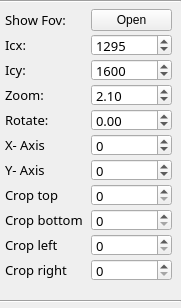
            <widget class="QWidget" name="page_image_6">
             <property name="geometry">
              <rect>
               <x>0</x>
               <y>0</y>
               <width>181</width>
               <height>308</height>
              </rect>
             </property>
             <attribute name="label">
              <string>Image 6</string>
             </attribute>
             <layout class="QVBoxLayout" name="verticalLayout_14">
              <property name="leftMargin">
               <number>0</number>
              </property>
              <property name="topMargin">
               <number>0</number>
              </property>
              <property name="rightMargin">
               <number>0</number>
              </property>
              <property name="bottomMargin">
               <number>5</number>
              </property>
              <item>
               <widget class="Line" name="line_14">
                <property name="frameShadow">
                 <enum>QFrame::Sunken</enum>
                </property>
                <property name="orientation">
                 <enum>Qt::Horizontal</enum>
                </property>
               </widget>
              </item>
              <item>
               <widget class="QFrame" name="frame_controller_8">
                <layout class="QGridLayout" name="gridLayout_17">
                 <property name="leftMargin">
                  <number>5</number>
                 </property>
                 <property name="topMargin">
                  <number>0</number>
                 </property>
                 <property name="horizontalSpacing">
                  <number>5</number>
                 </property>
                 <property name="verticalSpacing">
                  <number>3</number>
                 </property>
                 <item row="5" column="0">
                  <widget class="QLabel" name="label_137">
                   <property name="enabled">
                    <bool>true</bool>
                   </property>
                   <property name="font">
                    <font>
                     <family>Sans Serif</family>
                     <pointsize>10</pointsize>
                    </font>
                   </property>
                   <property name="text">
                    <string>X- Axis</string>
                   </property>
                  </widget>
                 </item>
                 <item row="2" column="1">
                  <widget class="QSpinBox" name="val_icy_image_6">
                   <property name="enabled">
                    <bool>true</bool>
                   </property>
                   <property name="minimumSize">
                    <size>
                     <width>60</width>
                     <height>0</height>
                    </size>
                   </property>
                   <property name="maximumSize">
                    <size>
                     <width>16777215</width>
                     <height>22</height>
                    </size>
                   </property>
                   <property name="font">
                    <font>
                     <family>Sans Serif</family>
                     <pointsize>10</pointsize>
                    </font>
                   </property>
                   <property name="maximum">
                    <number>4000</number>
                   </property>
                   <property name="value">
                    <number>1600</number>
                   </property>
                  </widget>
                 </item>
                 <item row="8" column="1">
                  <widget class="QSpinBox" name="val_crop_bottom_image_6">
                   <property name="minimumSize">
                    <size>
                     <width>60</width>
                     <height>0</height>
                    </size>
                   </property>
                   <property name="maximumSize">
                    <size>
                     <width>16777215</width>
                     <height>22</height>
                    </size>
                   </property>
                   <property name="font">
                    <font>
                     <family>Sans Serif</family>
                     <pointsize>10</pointsize>
                    </font>
                   </property>
                   <property name="maximum">
                    <number>2500</number>
                   </property>
                   <property name="value">
                    <number>0</number>
                   </property>
                  </widget>
                 </item>
                 <item row="4" column="0">
                  <widget class="QLabel" name="label_28">
                   <property name="minimumSize">
                    <size>
                     <width>60</width>
                     <height>0</height>
                    </size>
                   </property>
                   <property name="font">
                    <font>
                     <family>Sans Serif</family>
                     <pointsize>10</pointsize>
                    </font>
                   </property>
                   <property name="text">
                    <string>Rotate: </string>
                   </property>
                  </widget>
                 </item>
                 <item row="3" column="1">
                  <widget class="QDoubleSpinBox" name="val_zoom_image_6">
                   <property name="minimumSize">
                    <size>
                     <width>60</width>
                     <height>0</height>
                    </size>
                   </property>
                   <property name="maximumSize">
                    <size>
                     <width>16777215</width>
                     <height>22</height>
                    </size>
                   </property>
                   <property name="font">
                    <font>
                     <family>Sans Serif</family>
                     <pointsize>10</pointsize>
                    </font>
                   </property>
                   <property name="decimals">
                    <number>2</number>
                   </property>
                   <property name="minimum">
                    <double>1.000000000000000</double>
                   </property>
                   <property name="maximum">
                    <double>14.000000000000000</double>
                   </property>
                   <property name="singleStep">
                    <double>0.050000000000000</double>
                   </property>
                   <property name="value">
                    <double>2.100000000000000</double>
                   </property>
                  </widget>
                 </item>
                 <item row="9" column="0">
                  <widget class="QLabel" name="label_138">
                   <property name="font">
                    <font>
                     <family>Sans Serif</family>
                     <pointsize>10</pointsize>
                    </font>
                   </property>
                   <property name="text">
                    <string>Crop left</string>
                   </property>
                  </widget>
                 </item>
                 <item row="1" column="1">
                  <widget class="QSpinBox" name="val_icx_image_6">
                   <property name="enabled">
                    <bool>true</bool>
                   </property>
                   <property name="minimumSize">
                    <size>
                     <width>60</width>
                     <height>0</height>
                    </size>
                   </property>
                   <property name="maximumSize">
                    <size>
                     <width>16777215</width>
                     <height>22</height>
                    </size>
                   </property>
                   <property name="font">
                    <font>
                     <family>Sans Serif</family>
                     <pointsize>10</pointsize>
                    </font>
                   </property>
                   <property name="maximum">
                    <number>4000</number>
                   </property>
                   <property name="value">
                    <number>1295</number>
                   </property>
                  </widget>
                 </item>
                 <item row="4" column="1">
                  <widget class="QDoubleSpinBox" name="val_rotate_image_6">
                   <property name="enabled">
                    <bool>true</bool>
                   </property>
                   <property name="minimumSize">
                    <size>
                     <width>50</width>
                     <height>0</height>
                    </size>
                   </property>
                   <property name="maximumSize">
                    <size>
                     <width>16777215</width>
                     <height>22</height>
                    </size>
                   </property>
                   <property name="font">
                    <font>
                     <family>Sans Serif</family>
                     <pointsize>10</pointsize>
                    </font>
                   </property>
                   <property name="minimum">
                    <double>-180.000000000000000</double>
                   </property>
                   <property name="maximum">
                    <double>180.000000000000000</double>
                   </property>
                   <property name="singleStep">
                    <double>0.100000000000000</double>
                   </property>
                  </widget>
                 </item>
                 <item row="5" column="1">
                  <widget class="QSpinBox" name="val_coordinate_x_image_6">
                   <property name="enabled">
                    <bool>true</bool>
                   </property>
                   <property name="minimumSize">
                    <size>
                     <width>50</width>
                     <height>0</height>
                    </size>
                   </property>
                   <property name="maximumSize">
                    <size>
                     <width>16777215</width>
                     <height>22</height>
                    </size>
                   </property>
                   <property name="font">
                    <font>
                     <family>Sans Serif</family>
                     <pointsize>10</pointsize>
                    </font>
                   </property>
                   <property name="minimum">
                    <number>-10000</number>
                   </property>
                   <property name="maximum">
                    <number>10000</number>
                   </property>
                   <property name="value">
                    <number>0</number>
                   </property>
                  </widget>
                 </item>
                 <item row="6" column="0">
                  <widget class="QLabel" name="label_139">
                   <property name="enabled">
                    <bool>true</bool>
                   </property>
                   <property name="font">
                    <font>
                     <family>Sans Serif</family>
                     <pointsize>10</pointsize>
                    </font>
                   </property>
                   <property name="text">
                    <string>Y- Axis</string>
                   </property>
                  </widget>
                 </item>
                 <item row="1" column="0">
                  <widget class="QLabel" name="label_140">
                   <property name="minimumSize">
                    <size>
                     <width>60</width>
                     <height>0</height>
                    </size>
                   </property>
                   <property name="font">
                    <font>
                     <family>Sans Serif</family>
                     <pointsize>10</pointsize>
                    </font>
                   </property>
                   <property name="text">
                    <string>Icx:</string>
                   </property>
                  </widget>
                 </item>
                 <item row="7" column="1">
                  <widget class="QSpinBox" name="val_crop_top_image_6">
                   <property name="minimumSize">
                    <size>
                     <width>60</width>
                     <height>0</height>
                    </size>
                   </property>
                   <property name="maximumSize">
                    <size>
                     <width>16777215</width>
                     <height>22</height>
                    </size>
                   </property>
                   <property name="font">
                    <font>
                     <family>Sans Serif</family>
                     <pointsize>10</pointsize>
                    </font>
                   </property>
                   <property name="maximum">
                    <number>2500</number>
                   </property>
                   <property name="value">
                    <number>0</number>
                   </property>
                  </widget>
                 </item>
                 <item row="3" column="0">
                  <widget class="QLabel" name="label_141">
                   <property name="minimumSize">
                    <size>
                     <width>80</width>
                     <height>0</height>
                    </size>
                   </property>
                   <property name="font">
                    <font>
                     <family>Sans Serif</family>
                     <pointsize>10</pointsize>
                    </font>
                   </property>
                   <property name="text">
                    <string>Zoom:</string>
                   </property>
                  </widget>
                 </item>
                 <item row="6" column="1">
                  <widget class="QSpinBox" name="val_coordinate_y_image_6">
                   <property name="enabled">
                    <bool>true</bool>
                   </property>
                   <property name="minimumSize">
                    <size>
                     <width>50</width>
                     <height>0</height>
                    </size>
                   </property>
                   <property name="maximumSize">
                    <size>
                     <width>16777215</width>
                     <height>22</height>
                    </size>
                   </property>
                   <property name="font">
                    <font>
                     <family>Sans Serif</family>
                     <pointsize>10</pointsize>
                    </font>
                   </property>
                   <property name="minimum">
                    <number>-10000</number>
                   </property>
                   <property name="maximum">
                    <number>10000</number>
                   </property>
                  </widget>
                 </item>
                 <item row="7" column="0">
                  <widget class="QLabel" name="label_142">
                   <property name="font">
                    <font>
                     <family>Sans Serif</family>
                     <pointsize>10</pointsize>
                    </font>
                   </property>
                   <property name="text">
                    <string>Crop top</string>
                   </property>
                  </widget>
                 </item>
                 <item row="2" column="0">
                  <widget class="QLabel" name="label_143">
                   <property name="minimumSize">
                    <size>
                     <width>60</width>
                     <height>0</height>
                    </size>
                   </property>
                   <property name="font">
                    <font>
                     <family>Sans Serif</family>
                     <pointsize>10</pointsize>
                    </font>
                   </property>
                   <property name="text">
                    <string>Icy:</string>
                   </property>
                  </widget>
                 </item>
                 <item row="8" column="0">
                  <widget class="QLabel" name="label_144">
                   <property name="font">
                    <font>
                     <family>Sans Serif</family>
                     <pointsize>10</pointsize>
                    </font>
                   </property>
                   <property name="text">
                    <string>Crop bottom</string>
                   </property>
                  </widget>
                 </item>
                 <item row="10" column="0">
                  <widget class="QLabel" name="label_145">
                   <property name="font">
                    <font>
                     <family>Sans Serif</family>
                     <pointsize>10</pointsize>
                    </font>
                   </property>
                   <property name="text">
                    <string>Crop right</string>
                   </property>
                  </widget>
                 </item>
                 <item row="9" column="1">
                  <widget class="QSpinBox" name="val_crop_left_image_6">
                   <property name="minimumSize">
                    <size>
                     <width>60</width>
                     <height>0</height>
                    </size>
                   </property>
                   <property name="maximumSize">
                    <size>
                     <width>16777215</width>
                     <height>22</height>
                    </size>
                   </property>
                   <property name="font">
                    <font>
                     <family>Sans Serif</family>
                     <pointsize>10</pointsize>
                    </font>
                   </property>
                   <property name="maximum">
                    <number>2500</number>
                   </property>
                   <property name="value">
                    <number>0</number>
                   </property>
                  </widget>
                 </item>
                 <item row="10" column="1">
                  <widget class="QSpinBox" name="val_crop_right_image_6">
                   <property name="minimumSize">
                    <size>
                     <width>60</width>
                     <height>0</height>
                    </size>
                   </property>
                   <property name="maximumSize">
                    <size>
                     <width>16777215</width>
                     <height>22</height>
                    </size>
                   </property>
                   <property name="font">
                    <font>
                     <family>Sans Serif</family>
                     <pointsize>10</pointsize>
                    </font>
                   </property>
                   <property name="maximum">
                    <number>2500</number>
                   </property>
                   <property name="value">
                    <number>0</number>
                   </property>
                  </widget>
                 </item>
                 <item row="0" column="0">
                  <widget class="QLabel" name="label_149">
                   <property name="minimumSize">
                    <size>
                     <width>60</width>
                     <height>0</height>
                    </size>
                   </property>
                   <property name="font">
                    <font>
                     <family>Sans Serif</family>
                     <pointsize>10</pointsize>
                    </font>
                   </property>
                   <property name="text">
                    <string>Show Fov:</string>
                   </property>
                  </widget>
                 </item>
                 <item row="0" column="1">
                  <widget class="QPushButton" name="show_fov_image_6">
                   <property name="text">
                    <string>Open</string>
                   </property>
                  </widget>
                 </item>
                </layout>
               </widget>
              </item>
              <item>
               <widget class="Line" name="line_15">
                <property name="orientation">
                 <enum>Qt::Horizontal</enum>
                </property>
               </widget>
              </item>
             </layout>
            </widget>
